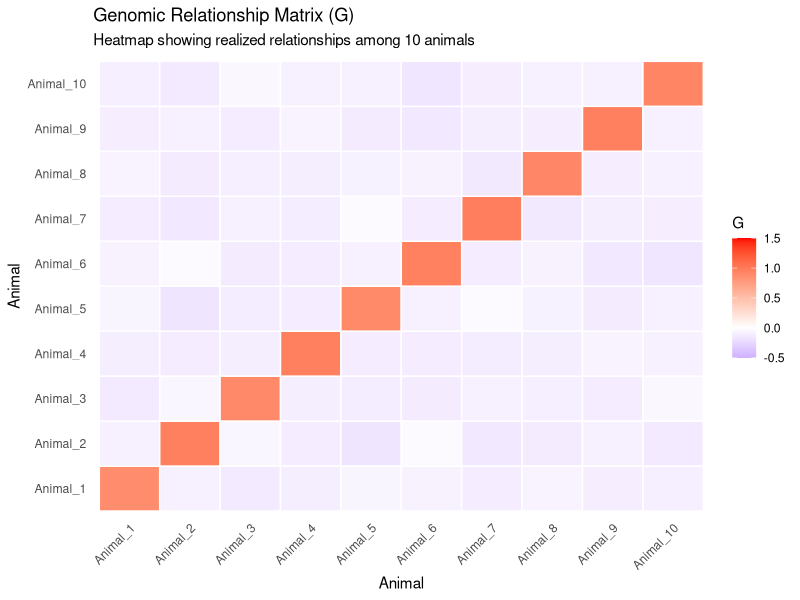
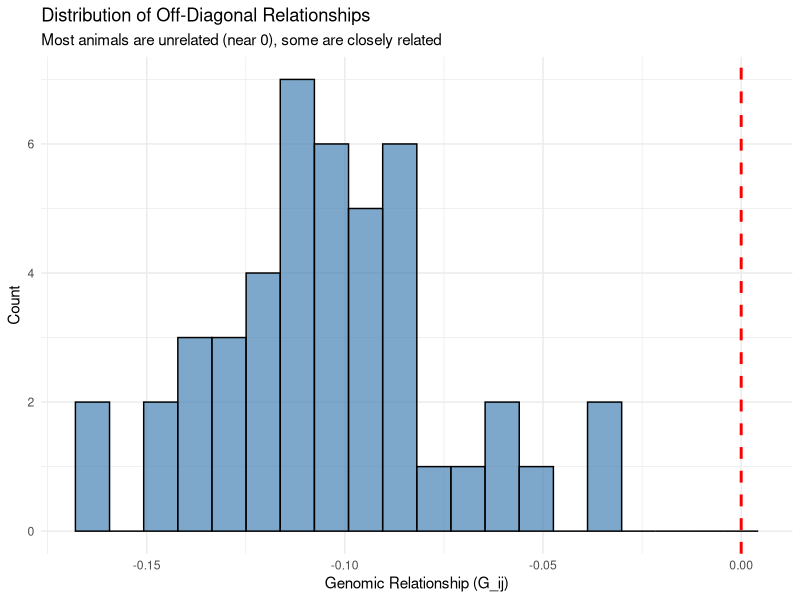
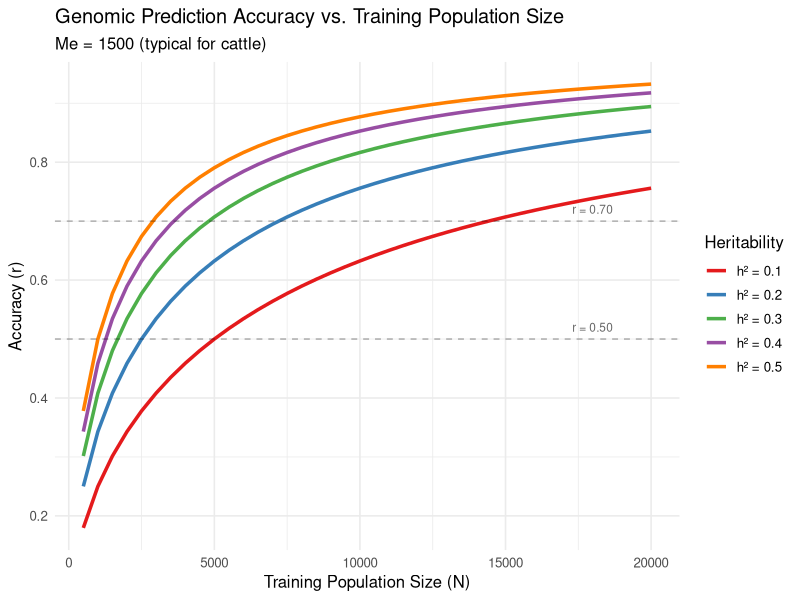
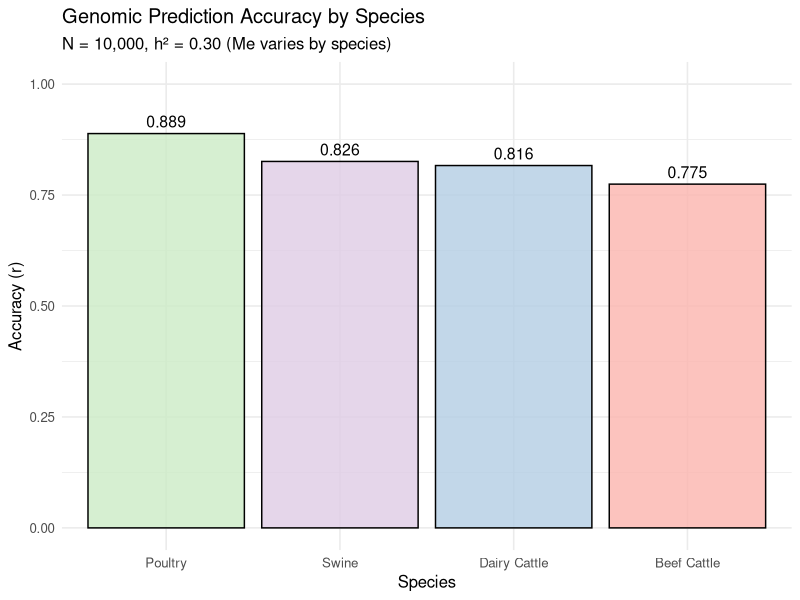
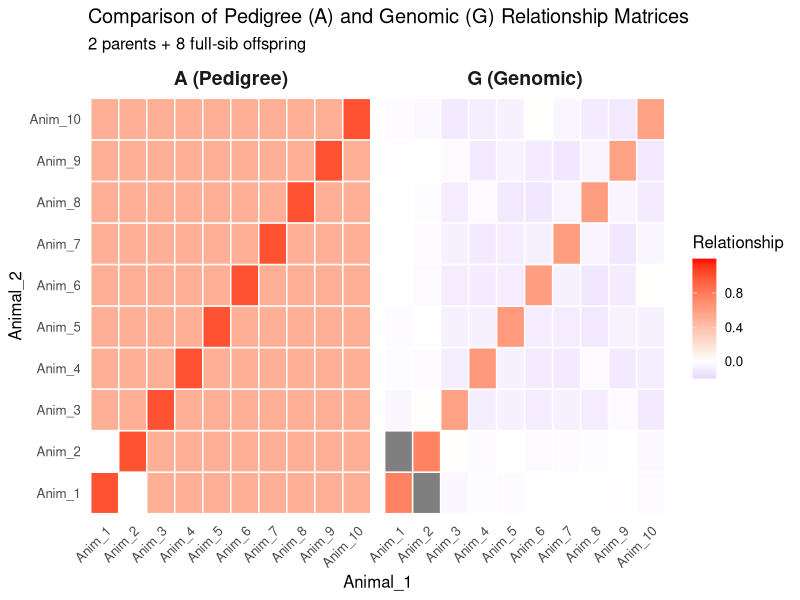
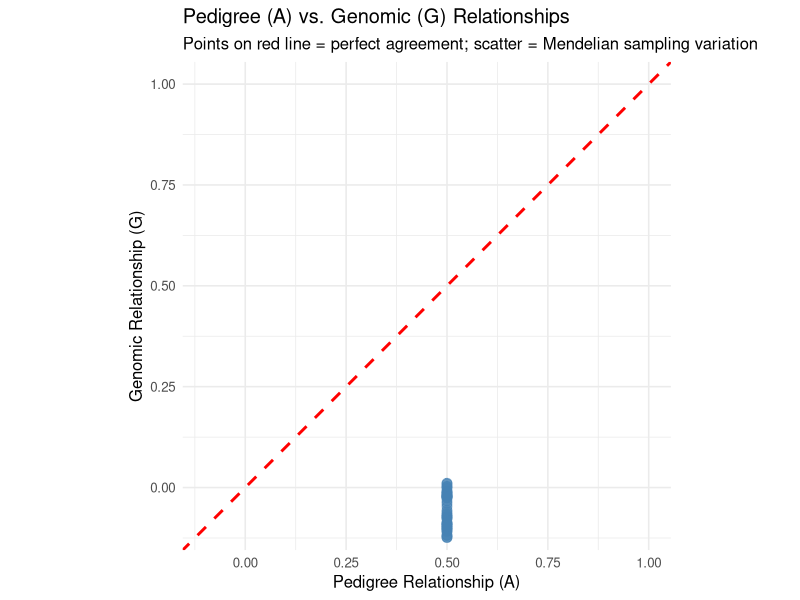
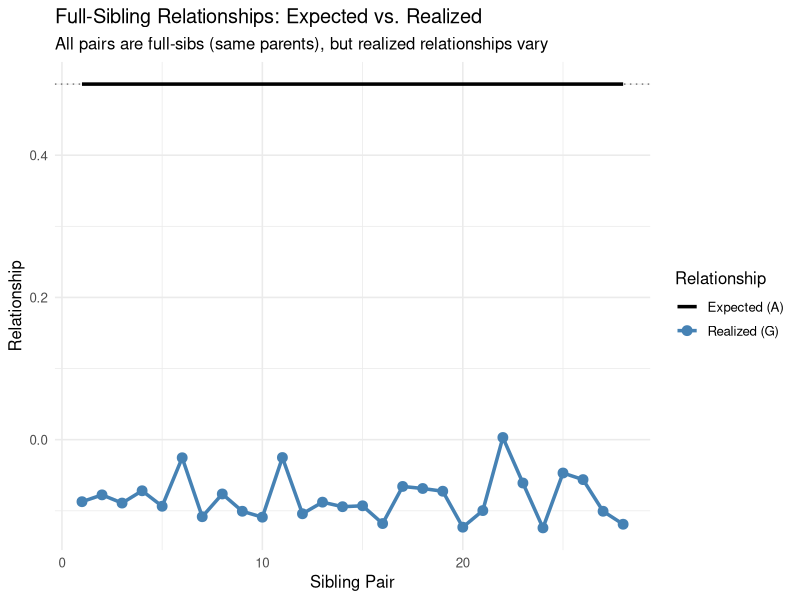

R code for these plots, in order:
## ---- chunk 1
#| echo: false
#| message: false
#| warning: false

# Load required packages
library(tidyverse)
library(knitr)

# Set default theme for plots
theme_set(theme_minimal(base_size = 12))
## ---- chunk 2
#| echo: true
#| message: false
#| warning: false
#| fig.width: 10
#| fig.height: 4

# Load required packages
library(tidyverse)
library(reshape2)  # For melting matrix for heatmap

# Set seed for reproducibility
set.seed(12345)

# Simulate genotype data
n_animals <- 10
n_snps <- 1000

# Simulate genotypes (0, 1, or 2) with realistic allele frequencies
# Most SNPs have intermediate allele frequencies (MAF > 0.05)
allele_freqs <- runif(n_snps, min = 0.2, max = 0.8)

# Generate genotype matrix M (n_animals × n_snps)
M <- matrix(NA, nrow = n_animals, ncol = n_snps)
for (j in 1:n_snps) {
  p <- allele_freqs[j]
  # Genotypes follow HWE: P(0) = (1-p)^2, P(1) = 2p(1-p), P(2) = p^2
  M[, j] <- sample(0:2, size = n_animals, replace = TRUE,
                   prob = c((1-p)^2, 2*p*(1-p), p^2))
}

# Add animal names
rownames(M) <- paste0("Animal_", 1:n_animals)

# Display first 6 SNPs for first 5 animals
cat("Genotype matrix M (first 5 animals, first 6 SNPs):\n")
print(M[1:5, 1:6])

# Step 1: Calculate allele frequencies from the data
# (In practice, these might be from a larger reference population)
p_j <- colMeans(M) / 2  # Allele frequency at each SNP

cat("\nFirst 10 allele frequencies:\n")
print(round(p_j[1:10], 3))

# Step 2: Create P matrix (expected genotypes = 2 * p_j)
P <- matrix(rep(2 * p_j, each = n_animals), nrow = n_animals, ncol = n_snps,
            byrow = FALSE)

# Step 3: Center genotypes (M - P)
Z <- M - P

cat("\nCentered genotypes Z (first 5 animals, first 6 SNPs):\n")
print(round(Z[1:5, 1:6], 2))

# Step 4: Calculate cross-product Z %*% t(Z)
ZZt <- Z %*% t(Z)

# Step 5: Calculate denominator: 2 * sum(p_j * (1 - p_j))
denom <- 2 * sum(p_j * (1 - p_j))

cat("\nDenominator: 2 * sum(p_j * (1 - p_j)) =", round(denom, 2), "\n")

# Step 6: Compute G matrix
G <- ZZt / denom

cat("\nGenomic relationship matrix G:\n")
print(round(G, 3))

# Check diagonal elements (should be close to 1)
cat("\nDiagonal elements (self-relationships):\n")
print(round(diag(G), 3))
cat("Mean diagonal:", round(mean(diag(G)), 3), "\n")

# Check off-diagonal range
off_diag <- G[lower.tri(G)]
cat("\nOff-diagonal relationships:\n")
cat("  Range:", round(min(off_diag), 3), "to", round(max(off_diag), 3), "\n")
cat("  Mean:", round(mean(off_diag), 3), "\n")

# Visualize G matrix as heatmap
G_melted <- melt(G)
colnames(G_melted) <- c("Animal_1", "Animal_2", "Relationship")

p1 <- ggplot(G_melted, aes(x = Animal_1, y = Animal_2, fill = Relationship)) +
  geom_tile(color = "white", linewidth = 0.5) +
  scale_fill_gradient2(low = "blue", mid = "white", high = "red", midpoint = 0,
                       limits = c(-0.5, 1.5), name = "G") +
  labs(title = "Genomic Relationship Matrix (G)",
       subtitle = "Heatmap showing realized relationships among 10 animals",
       x = "Animal", y = "Animal") +
  theme_minimal(base_size = 11) +
  theme(axis.text.x = element_text(angle = 45, hjust = 1),
        panel.grid = element_blank())

print(p1)

# Distribution of off-diagonal relationships
p2 <- ggplot(data.frame(Relationship = off_diag), aes(x = Relationship)) +
  geom_histogram(bins = 20, fill = "steelblue", color = "black", alpha = 0.7) +
  geom_vline(xintercept = 0, linetype = "dashed", color = "red", linewidth = 1) +
  labs(title = "Distribution of Off-Diagonal Relationships",
       subtitle = "Most animals are unrelated (near 0), some are closely related",
       x = "Genomic Relationship (G_ij)", y = "Count") +
  theme_minimal(base_size = 11)

print(p2)
## ---- chunk 3
#| echo: true
#| message: false
#| warning: false
#| fig.width: 10
#| fig.height: 5

library(tidyverse)

# Daetwyler et al. (2008) accuracy formula
genomic_accuracy <- function(N, h2, Me) {
  sqrt((N * h2) / (N * h2 + Me))
}

# Set parameters
Me <- 1500  # Effective number of chromosome segments (typical for cattle)
training_sizes <- seq(500, 20000, by = 500)

# Calculate accuracy for different heritabilities
h2_values <- c(0.10, 0.20, 0.30, 0.40, 0.50)

# Create data frame with all combinations
accuracy_data <- expand.grid(
  N = training_sizes,
  h2 = h2_values
) %>%
  mutate(
    accuracy = genomic_accuracy(N, h2, Me),
    h2_label = paste0("h² = ", h2)
  )

# Plot accuracy vs. training population size
p1 <- ggplot(accuracy_data, aes(x = N, y = accuracy, color = h2_label)) +
  geom_line(linewidth = 1.2) +
  scale_color_brewer(palette = "Set1", name = "Heritability") +
  labs(title = "Genomic Prediction Accuracy vs. Training Population Size",
       subtitle = paste0("Me = ", Me, " (typical for cattle)"),
       x = "Training Population Size (N)",
       y = "Accuracy (r)") +
  theme_minimal(base_size = 12) +
  theme(legend.position = "right") +
  geom_hline(yintercept = c(0.5, 0.7), linetype = "dashed", alpha = 0.3) +
  annotate("text", x = 18000, y = 0.52, label = "r = 0.50", size = 3, color = "gray40") +
  annotate("text", x = 18000, y = 0.72, label = "r = 0.70", size = 3, color = "gray40")

print(p1)

# Calculate accuracy needed to match progeny testing (r = 0.85)
# and find required training population size for h² = 0.30
target_accuracy <- 0.85
h2_example <- 0.30

# Solve for N: r = sqrt(N*h2 / (N*h2 + Me))
# r^2 = N*h2 / (N*h2 + Me)
# r^2 * (N*h2 + Me) = N*h2
# r^2*N*h2 + r^2*Me = N*h2
# r^2*Me = N*h2 - r^2*N*h2
# r^2*Me = N*h2*(1 - r^2)
# N = r^2*Me / (h2*(1 - r^2))

N_required <- (target_accuracy^2 * Me) / (h2_example * (1 - target_accuracy^2))

cat("\nTo achieve accuracy r =", target_accuracy,
    "for a trait with h² =", h2_example,
    "\nTraining population size required: N =", round(N_required, 0), "animals\n")

# Compare different species (different Me values)
species_data <- tibble(
  Species = c("Poultry", "Dairy Cattle", "Swine", "Beef Cattle"),
  Me = c(800, 1500, 1400, 2000),
  N = 10000,
  h2 = 0.30
) %>%
  mutate(
    accuracy = genomic_accuracy(N, h2, Me)
  )

cat("\nGenomic prediction accuracy across species (N = 10,000, h² = 0.30):\n")
print(species_data %>% select(Species, Me, accuracy))

# Plot species comparison
p2 <- ggplot(species_data, aes(x = reorder(Species, -accuracy), y = accuracy, fill = Species)) +
  geom_bar(stat = "identity", alpha = 0.8, color = "black") +
  scale_fill_brewer(palette = "Pastel1") +
  labs(title = "Genomic Prediction Accuracy by Species",
       subtitle = "N = 10,000, h² = 0.30 (Me varies by species)",
       x = "Species",
       y = "Accuracy (r)") +
  theme_minimal(base_size = 12) +
  theme(legend.position = "none") +
  geom_text(aes(label = round(accuracy, 3)), vjust = -0.5, size = 4) +
  ylim(0, 1)

print(p2)
## ---- chunk 4
#| echo: true
#| message: false
#| warning: false
#| fig.width: 12
#| fig.height: 10

library(tidyverse)
library(reshape2)  # For melting matrices

set.seed(54321)

# Simulate a pedigree: 2 parents, 8 full-sib offspring
n_offspring <- 8
n_animals <- 10  # 2 parents + 8 offspring

pedigree_data <- data.frame(
  id = 1:n_animals,
  sire = c(0, 0, rep(1, n_offspring)),   # Parent 1 is sire
  dam = c(0, 0, rep(2, n_offspring))     # Parent 2 is dam
)

cat("Pedigree structure:\n")
print(pedigree_data)

# Calculate pedigree relationship matrix (A) manually
# For this simple pedigree (2 unrelated parents, 8 full-sib offspring)
A <- matrix(0, nrow = n_animals, ncol = n_animals)
rownames(A) <- colnames(A) <- paste0("Anim_", 1:n_animals)

# Diagonal elements (self-relationships) = 1
diag(A) <- 1

# Parents are unrelated to each other (A[1,2] = A[2,1] = 0)

# Parent-offspring relationships = 0.5
for (i in 3:n_animals) {
  A[1, i] <- A[i, 1] <- 0.5  # Sire to offspring
  A[2, i] <- A[i, 2] <- 0.5  # Dam to offspring
}

# Full-sib relationships = 0.5
for (i in 3:n_animals) {
  for (j in 3:n_animals) {
    if (i != j) {
      A[i, j] <- 0.5
    }
  }
}

cat("\nPedigree relationship matrix (A):\n")
print(round(A, 3))

# Simulate genotypes for all 10 animals (1000 SNPs)
n_snps <- 1000
allele_freqs <- runif(n_snps, 0.2, 0.8)

# Parents: random genotypes
parent1_geno <- rbinom(n_snps, 2, allele_freqs)
parent2_geno <- rbinom(n_snps, 2, allele_freqs)

# Offspring: inherit from parents (Mendelian segregation)
offspring_geno <- matrix(NA, nrow = n_offspring, ncol = n_snps)

for (i in 1:n_offspring) {
  for (j in 1:n_snps) {
    # Each offspring gets one allele from each parent
    allele_from_parent1 <- sample(c(0, 1), 1, prob = c(2 - parent1_geno[j], parent1_geno[j]) / 2)
    allele_from_parent2 <- sample(c(0, 1), 1, prob = c(2 - parent2_geno[j], parent2_geno[j]) / 2)
    offspring_geno[i, j] <- allele_from_parent1 + allele_from_parent2
  }
}

# Combine into full genotype matrix
M <- rbind(parent1_geno, parent2_geno, offspring_geno)
rownames(M) <- paste0("Anim_", 1:n_animals)

# Calculate genomic relationship matrix (G) using VanRaden's method
p_j <- colMeans(M) / 2
P <- matrix(rep(2 * p_j, each = n_animals), nrow = n_animals)
Z <- M - P
denom <- 2 * sum(p_j * (1 - p_j))
G <- (Z %*% t(Z)) / denom

cat("\nGenomic relationship matrix (G):\n")
print(round(G, 3))

# Compare A and G for full-sibs (offspring only, rows/cols 3-10)
fullsib_indices <- 3:10
A_fullsibs <- A[fullsib_indices, fullsib_indices]
G_fullsibs <- G[fullsib_indices, fullsib_indices]

# Extract off-diagonal elements (pairwise relationships)
A_offd <- A_fullsibs[lower.tri(A_fullsibs)]
G_offd <- G_fullsibs[lower.tri(G_fullsibs)]

cat("\nFull-sibling relationships (off-diagonal):\n")
cat("A (pedigree): All =", unique(round(A_offd, 3)), "\n")
cat("G (genomic): Mean =", round(mean(G_offd), 3),
    ", SD =", round(sd(G_offd), 3),
    ", Range = [", round(min(G_offd), 3), ",", round(max(G_offd), 3), "]\n")

# Visualize A and G matrices side-by-side as heatmaps
A_melted <- melt(A)
colnames(A_melted) <- c("Animal_1", "Animal_2", "Relationship")
A_melted$Matrix <- "A (Pedigree)"

G_melted <- melt(G)
colnames(G_melted) <- c("Animal_1", "Animal_2", "Relationship")
G_melted$Matrix <- "G (Genomic)"

combined_data <- rbind(A_melted, G_melted)

p_heatmap <- ggplot(combined_data, aes(x = Animal_1, y = Animal_2, fill = Relationship)) +
  geom_tile(color = "white", linewidth = 0.5) +
  facet_wrap(~ Matrix, ncol = 2) +
  scale_fill_gradient2(low = "blue", mid = "white", high = "red",
                       midpoint = 0, limits = c(-0.2, 1.2), name = "Relationship") +
  labs(title = "Comparison of Pedigree (A) and Genomic (G) Relationship Matrices",
       subtitle = "2 parents + 8 full-sib offspring") +
  theme_minimal(base_size = 12) +
  theme(axis.text.x = element_text(angle = 45, hjust = 1),
        panel.grid = element_blank(),
        strip.text = element_text(size = 14, face = "bold"))

print(p_heatmap)

# Scatter plot: A vs. G relationships (off-diagonal only)
comparison_df <- data.frame(
  A_relationship = A[lower.tri(A)],
  G_relationship = G[lower.tri(G)]
)

p_scatter <- ggplot(comparison_df, aes(x = A_relationship, y = G_relationship)) +
  geom_point(alpha = 0.6, size = 3, color = "steelblue") +
  geom_abline(intercept = 0, slope = 1, linetype = "dashed", color = "red", linewidth = 1) +
  labs(title = "Pedigree (A) vs. Genomic (G) Relationships",
       subtitle = "Points on red line = perfect agreement; scatter = Mendelian sampling variation",
       x = "Pedigree Relationship (A)",
       y = "Genomic Relationship (G)") +
  theme_minimal(base_size = 12) +
  coord_fixed(ratio = 1, xlim = c(-0.1, 1), ylim = c(-0.1, 1))

print(p_scatter)

# Highlight full-sib variation
fullsib_comparison <- data.frame(
  Pair = 1:length(G_offd),
  A = A_offd,
  G = G_offd,
  Difference = G_offd - A_offd
)

p_fullsibs <- ggplot(fullsib_comparison, aes(x = Pair)) +
  geom_line(aes(y = A, color = "Expected (A)"), linewidth = 1.2) +
  geom_point(aes(y = G, color = "Realized (G)"), size = 3) +
  geom_line(aes(y = G, color = "Realized (G)"), linewidth = 1.2) +
  scale_color_manual(values = c("Expected (A)" = "black", "Realized (G)" = "steelblue"),
                     name = "Relationship") +
  labs(title = "Full-Sibling Relationships: Expected vs. Realized",
       subtitle = "All pairs are full-sibs (same parents), but realized relationships vary",
       x = "Sibling Pair",
       y = "Relationship") +
  theme_minimal(base_size = 12) +
  geom_hline(yintercept = 0.5, linetype = "dotted", alpha = 0.5)

print(p_fullsibs)

cat("\nKey observation: G captures Mendelian sampling variation that A cannot.\n")
cat("This variation improves genomic prediction accuracy.\n")
